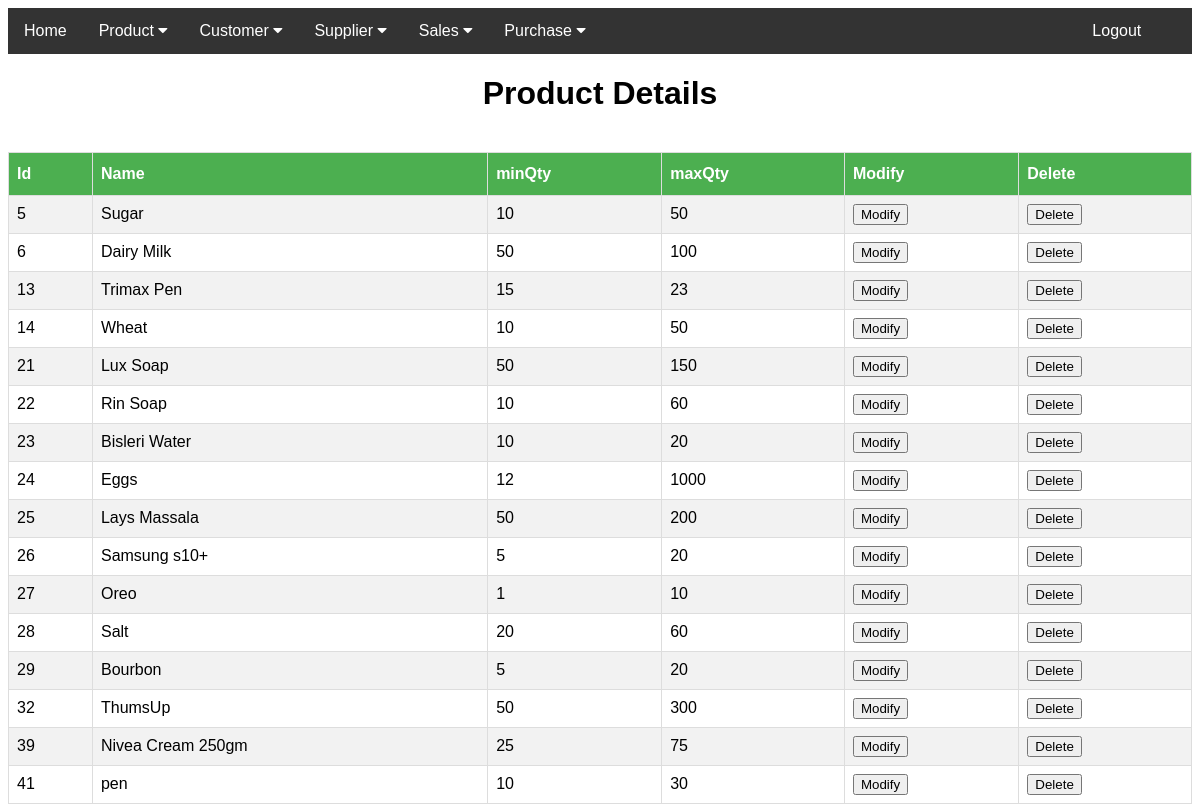
Screenshot of /displayprod.php with the database file from the repository.
### tables this page shows
CREATE TABLE `proddetails` (
  `prodId` int(10) NOT NULL,
  `pName` varchar(20) DEFAULT NULL,
  `minQty` int(11) NOT NULL,
  `maxQty` int(11) NOT NULL
);

### displayprod.php (the view, shortened to what this page needs)
<!DOCTYPE html>
<?php
  include 'navbar.php';
?>
<html>
<body><center>
<?php
    require_once("connect.php");
      $sql = "SELECT * FROM proddetails ORDER BY prodId";
      if(!$result = $conn->query($sql)){
        die('There was an error running the query [' . $conn->error . ']');
      }else{
        echo"<h1>Product Details</h1>";
      }
?>
<?php
    if ($result->num_rows > 0) {
?>
<table>
    <table id="product"><tr><th>Id</th><br><th>Name</th><th>minQty</th><th>maxQty</th><th>Modify</th><th>Delete</th></tr>
      <?php
        while($row = $result->fetch_assoc()){
       ?>
      <tr>
        <td><?php echo $row["prodId"]; ?></td>
        <td><?php echo $row["pName"]; ?></td>
        <td><?php echo $row["minQty"]; ?></td>
        <td><?php echo $row["maxQty"]; ?></td>
        <td><a href="productdetails.php?pId=<?php echo $row["prodId"]; ?>" id="modify"><button>Modify</button></a></td>
        <td><a href="?deletepId=<?php echo $row["prodId"]; ?>" id="delete"><button>Delete</button></a></td>
      </tr>
    <?php } ?>
</table>
<?php } ?>
</center>
</body>
</html>

### navbar.php (shortened to what this page needs)
<!DOCTYPE html>
<html>
<head>
<link rel="stylesheet" href="https://cdnjs.cloudflare.com/ajax/libs/font-awesome/4.7.0/css/font-awesome.min.css">
</head>
</head>
<body>
<div class="navbar">
  <a href="home.php" accesskey="h" >Home</a>
  <div class="dropdown">
    <button class="dropbtn">Product
      <i class="fa fa-caret-down"></i>
    </button>
  </div>
  <div class="dropdown">
    <button class="dropbtn">Customer
      <i class="fa fa-caret-down"></i>
    </button>
  </div>
  <div class="dropdown">
   <button class="dropbtn">Supplier
      <i class="fa fa-caret-down"></i>
    </button>
  </div>
  <div class="dropdown">
    <button class="dropbtn">Sales
      <i class="fa fa-caret-down"></i>
    </button>
  </div>
  <div class="dropdown">
    <button class="dropbtn">Purchase
      <i class="fa fa-caret-down"></i>
    </button>
  </div>
  <a href="logout.php" style="float: right; width: 10%;">Logout</a>
</div>
</body>
</html>

### navbar.php (style rules this page uses)
body { font-family: Arial, Helvetica, sans-serif; }
.navbar { overflow: hidden; background-color: #333; }
.navbar a { float: left; font-size: 16px; color: white; text-align: center; padding: 14px 16px; text-decoration: none; }
.dropdown { float: left; overflow: hidden; }
.dropdown .dropbtn { font-size: 16px; border: none; outline: none; color: white; padding: 14px 16px; background-color: inherit; font-family: inherit; margin: 0; }

### displayprod.php (style rules this page uses)
#product { font-family: "Trebuchet MS", Arial, Helvetica, sans-serif; border-collapse: collapse; width: 100%; }
#product td, #product th { border: 1px solid #ddd; padding: 8px; }
#product tr:nth-child(even) { background-color: #f2f2f2; }
#product th { padding-top: 12px; padding-bottom: 12px; text-align: left; background-color: #4CAF50; color: white; }

### rows the page displays
proddetails: prodId "5", pName "Sugar", minQty "10", maxQty "50"
proddetails: prodId "6", pName "Dairy Milk", minQty "50", maxQty "100"
proddetails: prodId "13", pName "Trimax Pen", minQty "15", maxQty "23"
proddetails: prodId "14", pName "Wheat", minQty "10", maxQty "50"
proddetails: prodId "21", pName "Lux Soap", minQty "50", maxQty "150"
proddetails: prodId "22", pName "Rin Soap", minQty "10", maxQty "60"
proddetails: prodId "23", pName "Bisleri Water", minQty "10", maxQty "20"
proddetails: prodId "24", pName "Eggs", minQty "12", maxQty "1000"
proddetails: prodId "25", pName "Lays Massala", minQty "50", maxQty "200"
proddetails: prodId "26", pName "Samsung s10+", minQty "5", maxQty "20"
proddetails: prodId "27", pName "Oreo", minQty "1", maxQty "10"
proddetails: prodId "28", pName "Salt", minQty "20", maxQty "60"
proddetails: prodId "29", pName "Bourbon", minQty "5", maxQty "20"
proddetails: prodId "32", pName "ThumsUp", minQty "50", maxQty "300"
proddetails: prodId "39", pName "Nivea Cream 250gm", minQty "25", maxQty "75"
proddetails: prodId "41", pName "pen", minQty "10", maxQty "30"
